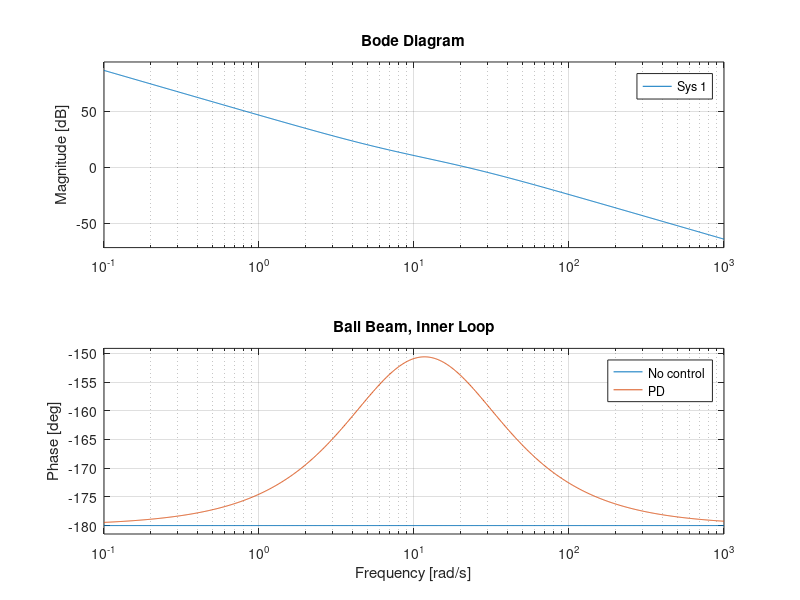
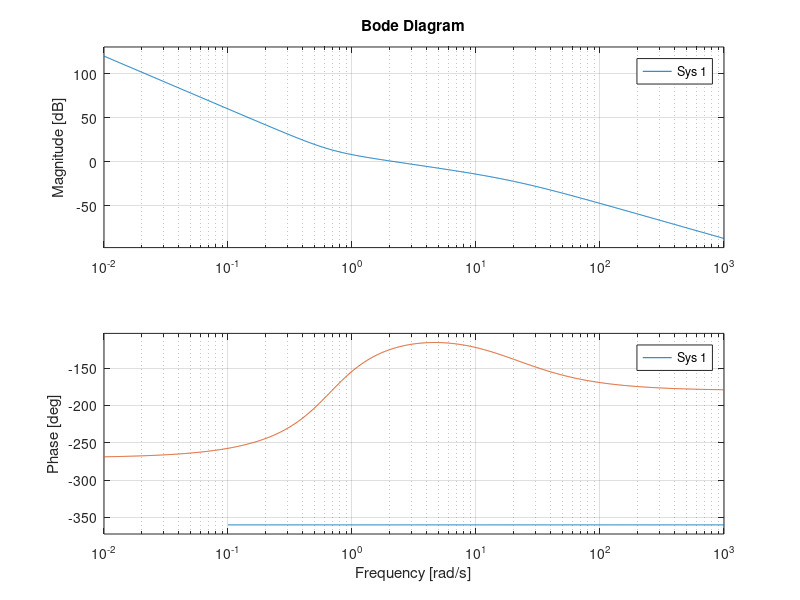

Here is the MATLAB script that generated these plots, in order: (Note: this script raises an error after producing the figures.)
clear;
clc;
%Ball Beam System
% system parameters known to controller
P.m1    = 0.35;    % kg
P.m2    = 2;       % kg
P.l     = 0.5;     % m
P.g     = 9.81;     % m/s^2

% initial conditions
P.z0 = 0.25;
P.zdot0 = 0;
P.theta0 = 0;
P.thetadot0 = 0;

%max force 
P.force_max = 25;
% sample rate of controller
P.Ts = 0.01;

% dirty derivative gain
P.sigma = 0.05;

% input constraint
P.F_max = 15;

% tunning parameters
%tr_z = 10;%5;  % rise time for outer loop
tr_z = 1.5;%tuned for fastest rise time without saturation
zeta_z   = 0.707; % damping ratio for outer loop
M = 10;    % time scale separation between inner and outer loop
zeta_th  = 0.707; % damping ratio for inner loop
P.ki_z = -0.1;

% PD designs for inner loop
P.ze = P.l/2; %equilibrium pos
b0 = P.l/(P.m2*P.l^2/3+P.m1*P.ze^2);
tr_theta = tr_z/M;  % rise time for inner loop
wn_th    = 2.2/tr_theta; % natural frequency for inner loop
P.kp_th  = wn_th^2/b0; % kp - inner loop
P.kd_th  = 2*zeta_th*wn_th/b0; % kd - inner loop

%DC gain for inner loop
k_DC_th = 1;

%PD design for outer loop
wn_z   = 2.2/tr_z;
P.kp_z = -wn_z^2/P.g;
P.kd_z = -2*zeta_z*wn_z/P.g;

%Gains
% P.kp_th = 1.8251;   %calcuclated
% P.kd_th = 1.173;   %calcuclated
% P.kp_z  = -.0049;  %calcuclated
% P.kd_z  = -.0317; %calcuclated

% P.kp_th = 2;   %calcuclated
% P.kd_th = 1.5;   %calcuclated
% P.kp_z  = -.01;  %calcuclated
% P.kd_z  = -.1; %calcuclated

%State Space Matricies
% Delta_cl_d = conv([1 2*zeta_z*wn_z wn_z^2],[1 2*zeta_th*wn_th wn_th^2]);
% b0bot = (P.m2*P.l^2/3+P.m1*P.ze^2);

% transfer functions for inverted pendulum
% transfer functions for inverted pendulum
P_in = tf([b0],[1,0,0]);
P_out = tf([-P.g],[1,0,0]);
C_in = tf([(P.kd_th+P.sigma*P.kp_th), P.kp_th], [P.sigma, 1]);
C_out = tf([(P.kd_z+P.kp_z*P.sigma),(P.kp_z+P.ki_z*P.sigma),P.ki_z],[P.sigma,1,0]);

%ctrlpref to change settings
figure(1), clf, 
bode(P_in), grid on
hold on
bode(series(C_in,P_in))
legend('No control', 'PD')
title('Ball Beam, Inner Loop')

figure(2), clf, 
bode(P_out), grid on
hold on
bode(series(C_out,P_out))
bode([1],[1,0])
legend('No control', 'PID','1/s')
title('Ball Beam, Outer Loop')

[m,p] = bode (C_out*P_out,.6); %this pulls magnitude and phase at .6

